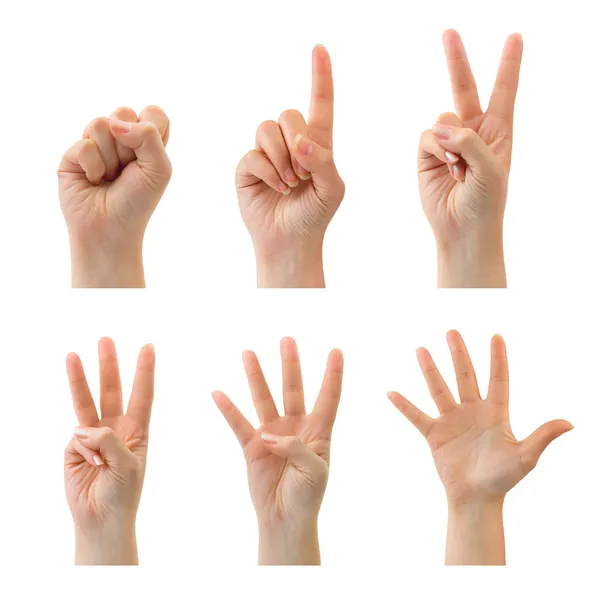
#> input picture Fingers Count Project/countimg.jpg, 600 x 600 px
$ python create_images.py
#> lines starting #> are read from the running program, lines starting #| are printed output that depends on the picture; after the words box and inside, x2 and y2 are one past the last pixel; in counts of white or black regions, pixels touching at a corner belong together
import cv2
import pickle


#assign w and h
w,h = 182-43 ,298-25
def get_point(e,x,y,flags,prams):
    if e == cv2.EVENT_LBUTTONDOWN:
        print(x,y)
try:
    with open("fingerCount.pkl","rb") as file:
#> (reads Fingers Count Project/fingerCount.pkl from the repository)
        fingerCount_list = pickle.load(file)

except:
    fingerCount_list = []


## tradtional way
# [7 lines left out: function draw_count_images, not called in this run]


## way 2 draw line but rectangle failed
drawing = False
ix = 0
iy = 0
# Adding Function Attached To Mouse Callback
# [17 lines left out: function draw, not called in this run]


## way 3 faided
xs = 0
ys = 0
drawing = False
points = []

# [17 lines left out: function draw_rectangle_on_pressed, not called in this run]


while True:
    ## reading the image
    img = cv2.imread("countimg.jpg")
#> img is the input picture: shape (600, 600, 3); mean B, G, R 221.8, 229.1, 242.7

    for x,y in fingerCount_list:
         print(w,h)
         cv2.rectangle(img,(x,y),(x+w,y+h),(255,0,255),2)
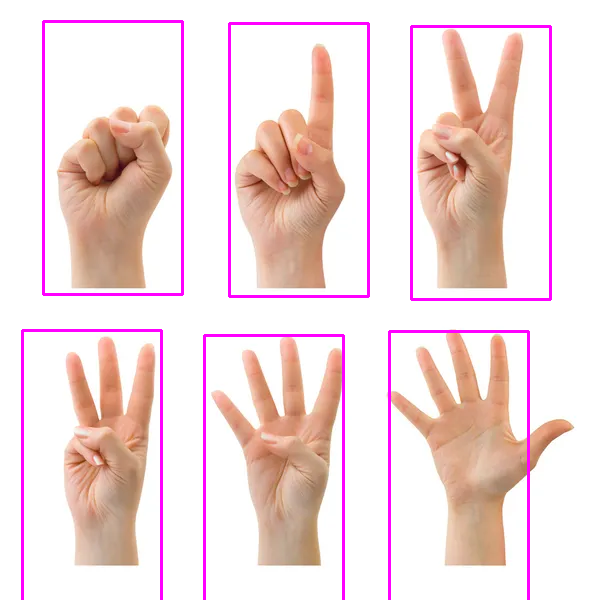
#> img: shape (600, 600, 3); 3.74% of pixels changed, all inside (x1, y1, x2, y2) = (21, 20, 552, 600)


    cv2.imshow("count",img)
    cv2.setMouseCallback("count", draw_count_images)


    k = cv2.waitKey(1)
#> (key x is pressed here)
    if k == 27:
        cv2.destroyAllWindows()
    if k == ord("w"):
        cv2.imwrite("parking_final.png",img)
        pickle.dump(fingerCount_list,open("fingerCount.pkl","wb"))

    ## add width to the rectangle
    if k == ord("a"):
        w+=10
    if k == ord("s"):
        w-=10
    if k == ord("y"):
        h+=10
    if k == ord("x"):
        h-=10
